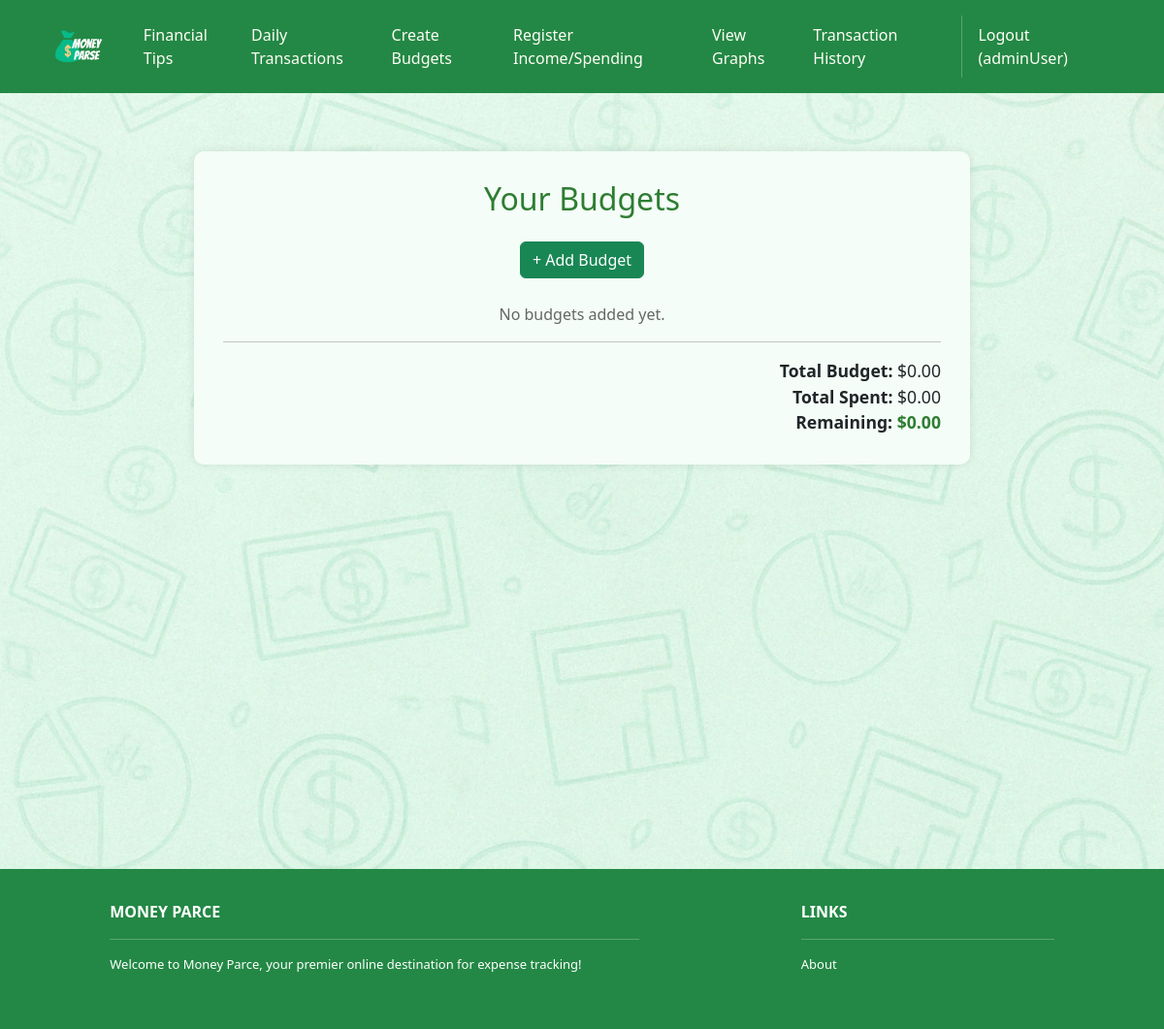
Page /budgets/ (signed in) on the earlier database version.
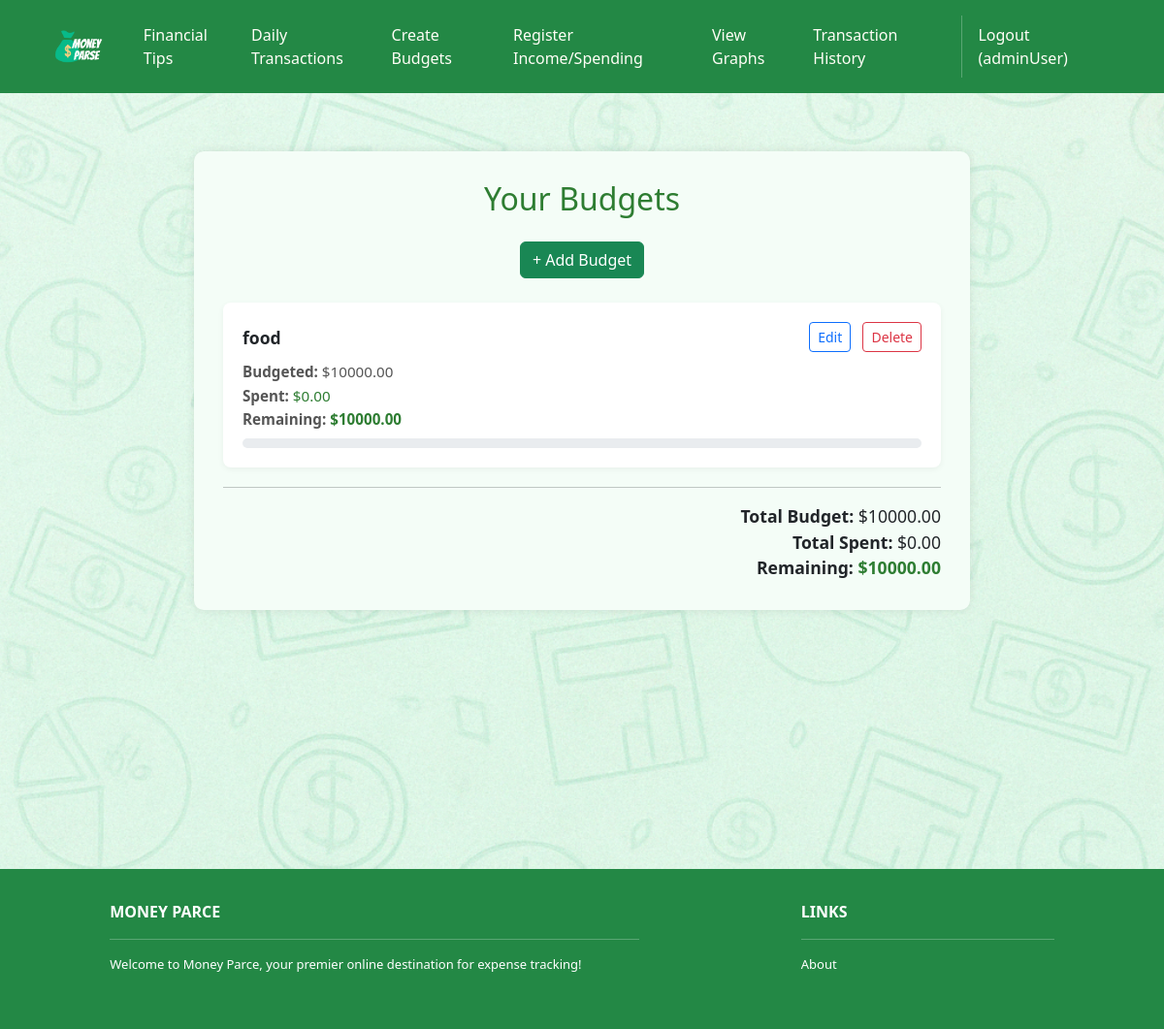
Same page on the later database version.
### budgets/models.py (models this page shows, shortened)
class Budget(models.Model):
    user = models.ForeignKey(User, on_delete=models.CASCADE)
    category = models.CharField(max_length=100)
    amount = models.DecimalField(max_digits=10, decimal_places=2)

### budgets/views.py (the view)
# urls.py: path('', BudgetListView.as_view(), name='budget-list'),
class BudgetListView(LoginRequiredMixin, ListView):
    model = Budget
    template_name = 'budgets/budget_list.html'
    def get_queryset(self):
        return Budget.objects.filter(user=self.request.user)
    def get_context_data(self, **kwargs):
        context = super().get_context_data(**kwargs)
        budgets = context['object_list']
        budget_spending = {}
        budget_remaining = {}
        budget_percentage = {}
        total_budget = 0
        total_spent = 0
        for budget in budgets:
            spent = Transaction.objects.filter(
                user=self.request.user,
                category__iexact=budget.category
            ).aggregate(Sum('amount'))['amount__sum'] or 0
            remaining = budget.amount - spent
            percent = (spent / budget.amount * 100) if budget.amount > 0 else 0
            budget_spending[budget.id] = spent
            budget_remaining[budget.id] = remaining
            budget_percentage[budget.id] = min(percent, 100)
            total_budget += budget.amount
            total_spent += spent
        context['budget_spending'] = budget_spending
        context['budget_remaining'] = budget_remaining
        context['budget_percentage'] = budget_percentage
        context['total_budget'] = total_budget
        context['total_spent'] = total_spent
        context['total_remaining'] = total_budget - total_spent
        return context

### budgets/templatetags/budget_extras.py (called while the page is built)
@register.filter
def dict_get(d, key):
    return d.get(key, 0)

### budgets/templates/budgets/budget_list.html (shortened to what this page needs)
{% extends 'base.html' %}
{% load budget_extras %}
{% load static %}
{% block content %}
<div style="
  background-image: url('{% static 'img/transaction_bkgd.png' %}');
  background-size: cover;
  background-repeat: repeat;
  background-position: center;
  padding: 60px 20px;
  min-height: 100vh;
">
  <div style="max-width: 800px; margin: 0 auto; padding: 30px; border-radius: 10px; background-color: #f4fdf7; box-shadow: 0 0 10px rgba(0,0,0,0.1);">
    <h2 style="text-align: center; margin-bottom: 25px; color: #2e7d32;">Your Budgets</h2>
    <div style="text-align: center; margin-bottom: 25px;">
      <a href="{% url 'budget-create' %}" class="btn btn-success">+ Add Budget</a>
    </div>
    {% for budget in object_list %}
      {% with spent=budget_spending|dict_get:budget.id %}
        <div style="background-color: white; border-radius: 8px; padding: 20px; margin-bottom: 20px; box-shadow: 0 2px 6px rgba(0,0,0,0.05);">
          <div style="display: flex; justify-content: space-between; align-items: center; margin-bottom: 8px;">
            <strong style="font-size: 1.1rem;">{{ budget.category }}</strong>
            <div>
              <a href="{% url 'budget-edit' budget.pk %}" class="btn btn-sm btn-outline-primary me-2">Edit</a>
              <a href="{% url 'budget-delete' budget.pk %}" class="btn btn-sm btn-outline-danger">Delete</a>
            </div>
          </div>
          <div style="font-size: 0.95rem; color: #555; line-height: 1.6;">
            <div><strong>Budgeted:</strong> ${{ budget.amount|floatformat:2 }}</div>
            <div>
              <strong>Spent:</strong>
              <span style="color: {% if spent > budget.amount %}#c62828{% else %}#2e7d32{% endif %};">
                ${{ spent|floatformat:2 }}
              </span>
            </div>
            <div>
              <strong>Remaining:</strong>
              <span style="font-weight: bold; color: {% if spent > budget.amount %}#c62828{% else %}#2e7d32{% endif %};">
                ${{ budget_remaining|dict_get:budget.id|floatformat:2 }}
              </span>
            </div>
          </div>
          <div class="progress mt-2" style="height: 10px; margin-top: 10px;">
          </div>
        </div>
      {% endwith %}
    {% empty %}
      <p style="text-align: center; color: #666;">No budgets added yet.</p>
    {% endfor %}
    <hr>
    <div style="text-align: right; font-size: 1.1rem;">
      <div><strong>Total Budget:</strong> ${{ total_budget|floatformat:2 }}</div>
      <div><strong>Total Spent:</strong> ${{ total_spent|floatformat:2 }}</div>
      <div>
        <strong>Remaining:</strong>
        <span style="color: {% if total_spent > total_budget %}#c62828{% else %}#2e7d32{% endif %}; font-weight: bold;">
          ${{ total_remaining|floatformat:2 }}
        </span>
      </div>
    </div>
  </div>
</div>
{% endblock %}

Differences in the rows shown:
added Budget: category "food", amount "10000.00", spent "0.00", id "10000.00"
Other differences:
{{ total_budget|floatformat:2 }}: "0.00" → "10000.00"
{{ total_remaining|floatformat:2 }}: "0.00" → "10000.00"
text no longer shown: "No budgets added yet."
